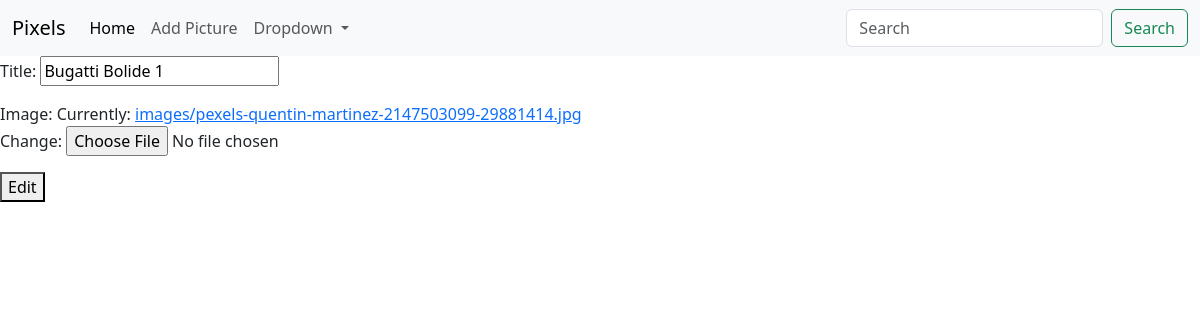
The page /update/2/ on the database as committed earlier.
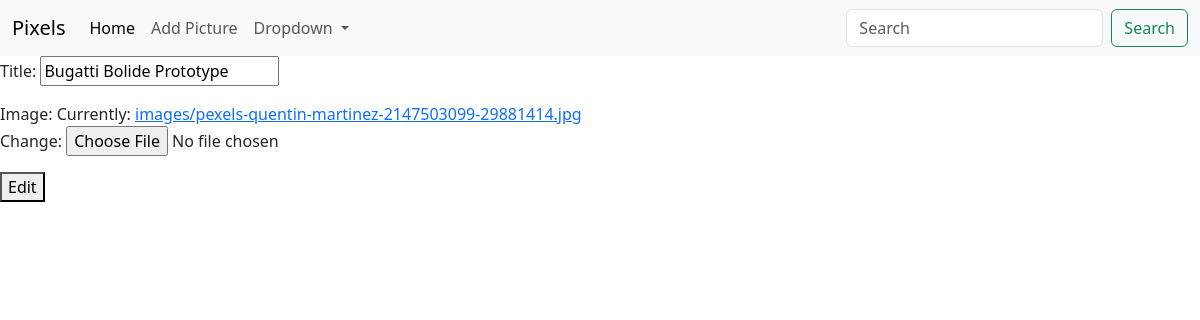
The same page on the database as committed later.
### gallery/models.py (models this page shows, shortened)
class Picture(models.Model):
    title = models.CharField(max_length=255, null=False, blank=False)
    image = models.ImageField(upload_to="images/", null=False)
    created_at = models.DateTimeField(auto_now_add=True)
    updated_at = models.DateTimeField(auto_now=True)

### gallery/views.py (the view)
# urls.py: path("update/<int:id>/", update_image, name="update_image"),
def update_image(request, id):
    image = Picture.objects.filter(id=id).first()
    if request.method == "POST":
        form = PictureForm(request.POST, request.FILES, instance=image)
        if form.is_valid():
            form.save()
            return redirect("home")
    else:
        form = PictureForm(instance=image)
    context = { "form" : form }
    return render(request, "edit_picture.html", context)

### gallery/forms.py
class PictureForm(forms.ModelForm):
    class Meta:
        model = Picture
        fields = ["title", "image"]

### templates/edit_picture.html (shortened to what this page needs)
<!DOCTYPE html>
<html lang="en">
<head>
    <link
    href="https://cdn.jsdelivr.net/npm/bootstrap@5.3.3/dist/css/bootstrap.min.css"
    rel="stylesheet"
    >
</head>
<body>
    <nav class="navbar navbar-expand-lg bg-body-tertiary">
        <div class="container-fluid">
            <a class="navbar-brand" href="#">Pixels</a>
            <div class="collapse navbar-collapse" id="navbarSupportedContent">
                <ul class="navbar-nav me-auto mb-2 mb-lg-0">
                    <li class="nav-item">
                        <a
                            class="nav-link active"
                            aria-current="page"
                            href="{% url 'home' %}"
                        >
                            Home
                        </a>
                    </li>
                    <li class="nav-item">
                        <a class="nav-link" href="{% url 'adding_page' %}">Add Picture</a>
                    </li>
                    <li class="nav-item dropdown">
                        <a
                            class="nav-link dropdown-toggle"
                            href="#"
                            role="button"
                            data-bs-toggle="dropdown"
                            aria-expanded="false"
                        >
                            Dropdown
                        </a>
                    </li>
                </ul>
                <form class="d-flex" role="search">
                    <input
                        class="form-control me-2"
                        type="search"
                        placeholder="Search"
                        aria-label="Search"
                    >
                    <button class="btn btn-outline-success" type="submit">
                        Search
                    </button>
                </form>
            </div>
        </div>
    </nav>
    <form method="POST" enctype="multipart/form-data">
        {{ form.as_p }}
        <button type="submit">Edit</button>
    </form>
</body>
</html>

Rows that differ between the two databases and show on the page:
changed Picture: title "Bugatti Bolide 1" → "Bugatti Bolide Prototype"
